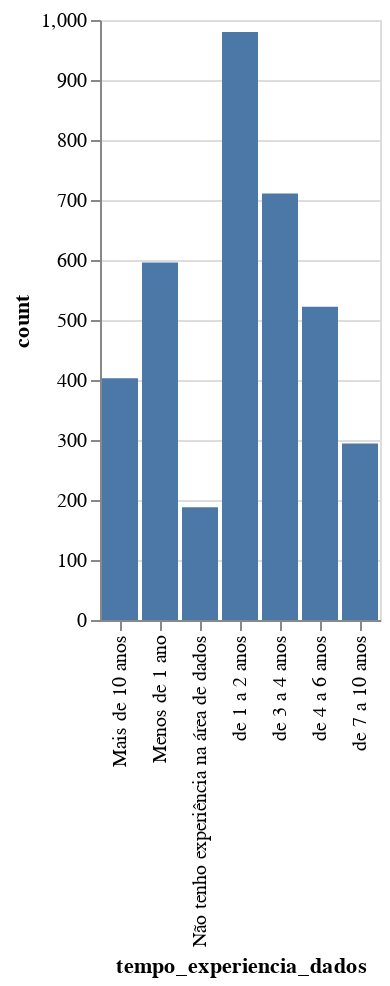

Notebook source saved alongside this figure:
### Code cell
alt.Chart(df_experiencia_count).mark_bar().encode(
    x='tempo_experiencia_dados',
    y='count'
)

### Figure 1 — Vega-Lite specification as saved in the notebook (floating-point values rounded to 4 significant figures)
{"config": {"view": {"continuousWidth": 300, "continuousHeight": 300}}, "data": {"name": "data-92befaf552fc8446ee1f71b67bb90b73"}, "mark": {"type": "bar"}, "encoding": {"x": {"field": "tempo_experiencia_dados", "type": "nominal"}, "y": {"field": "count", "type": "quantitative"}}, "$schema": "https://vega.github.io/schema/vega-lite/v5.20.1.json", "datasets": {"data-92befaf552fc8446ee1f71b67bb90b73": [{"tempo_experiencia_dados": "de 1 a 2 anos", "count": 980}, {"tempo_experiencia_dados": "de 3 a 4 anos", "count": 711}, {"tempo_experiencia_dados": "Menos de 1 ano", "count": 596}, {"tempo_experiencia_dados": "de 4 a 6 anos", "count": 522}, {"tempo_experiencia_dados": "Mais de 10 anos", "count": 403}, {"tempo_experiencia_dados": "de 7 a 10 anos", "count": 294}, {"tempo_experiencia_dados": "Não tenho experiência na área de dados", "count": 188}]}}
